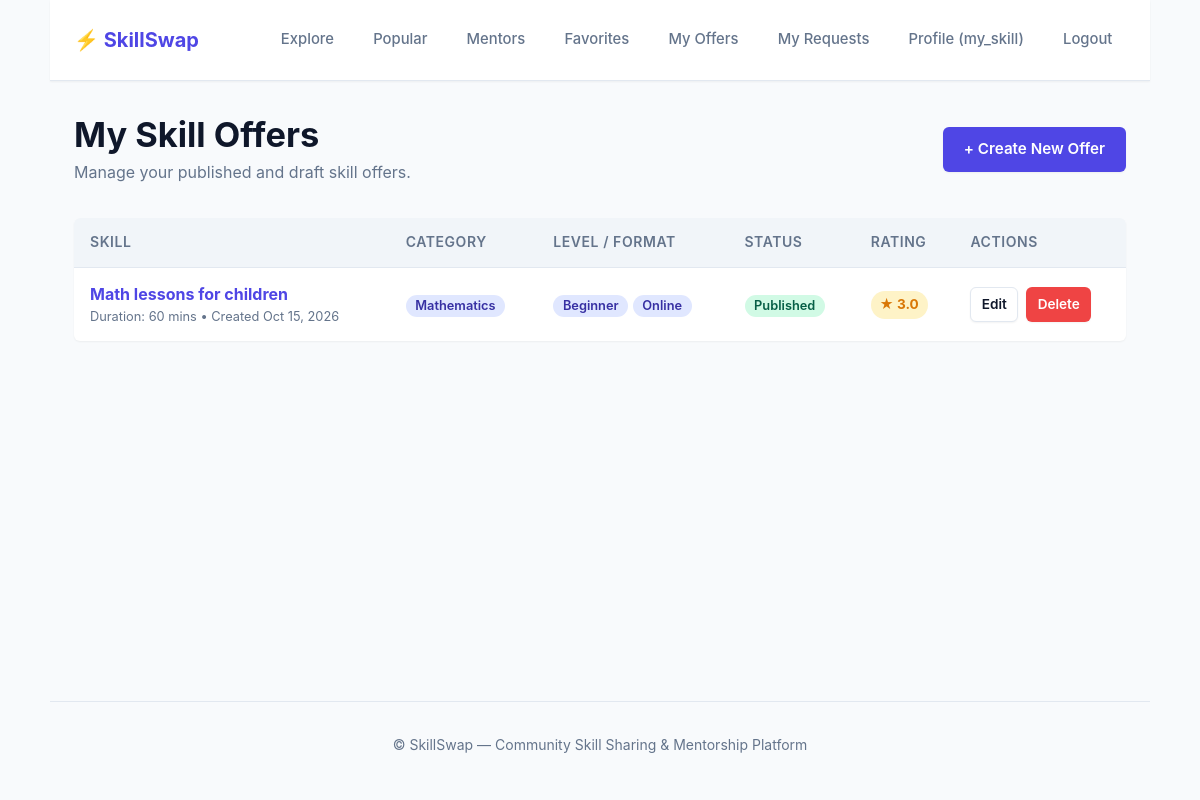
The page /my-offers/ (signed in) on the database its author committed.
### users/models.py (models this page shows, shortened)
class User(AbstractUser):
    class Role(models.TextChoices):
        SUPER_ADMIN = 'super_admin', 'Super Admin'
        ADMIN = 'admin', 'Admin'
        USER = 'user', 'User'
    objects = CustomUserManager()
    role = models.CharField(
        max_length=20,
        choices=Role.choices,
        default=Role.USER
    )
    avatar = CloudinaryField(
        "avatar",
        blank=True,
        null=True
    )
    bio = models.TextField(
        "About me",
        blank=True
    )
    is_banned = models.BooleanField(
        "Banned",
        default=False
    )
    class Meta:
        verbose_name = "User"
        verbose_name_plural = "Users"
        ordering = ['-date_joined']
    @property
    def is_super_admin(self):
        return self.role == self.Role.SUPER_ADMIN or self.is_superuser
    @property
    def is_admin_user(self):
        return self.role in [self.Role.ADMIN, self.Role.SUPER_ADMIN] or self.is_superuser
    @property
    def can_create_offers(self):
        return self.is_authenticated and not self.is_banned

### offers/models.py (models this page shows, shortened)
class Offer(models.Model):
    author = models.ForeignKey(
        settings.AUTH_USER_MODEL,
        on_delete=models.CASCADE,
        related_name='offers',
        verbose_name="Author"
    )
    category = models.ForeignKey(
        Category,
        on_delete=models.PROTECT,
        related_name='offers',
        verbose_name="Category"
    )
    level = models.ForeignKey(
        Level,
        on_delete=models.PROTECT,
        related_name='offers',
        verbose_name="Level"
    )
    format = models.ForeignKey(
        Format,
        on_delete=models.PROTECT,
        related_name='offers',
        verbose_name="Format"
    )
    status = models.ForeignKey(
        Status,
        on_delete=models.PROTECT,
        related_name='offers',
        verbose_name="Status"
    )
    title = models.CharField("Title", max_length=200)
    description = models.TextField("Description")
    cover_image = CloudinaryField(
        "cover_image",
        blank=True,
        null=True
    )
    duration_minutes = models.PositiveIntegerField(
        "Duration (minutes)",
        default=60,
        help_text="Duration of lesson in minutes"
    )
    created_at = models.DateTimeField("Created at", auto_now_add=True)
    updated_at = models.DateTimeField("Updated at", auto_now=True)
    class Meta:
        verbose_name = "Offer"
        verbose_name_plural = "Offers"
        ordering = ['-created_at']
    @property
    def average_rating(self):
        if hasattr(self, 'avg_rating') and self.avg_rating is not None:
            return round(self.avg_rating, 1)
        result = self.reviews.aggregate(models.Avg('rating'))['rating__avg']
        return round(result, 1) if result is not None else None

class Category(models.Model):
    name = models.CharField("Name", max_length=100, unique=True)
    slug = models.SlugField("Slug", max_length=100, unique=True, blank=True)
    description = models.TextField("Description", blank=True)
    class Meta:
        verbose_name = "Category"
        verbose_name_plural = "Categories"
        ordering = ['name']

class Level(models.Model):
    name = models.CharField("Name", max_length=100, unique=True)
    slug = models.SlugField("Slug", max_length=100, unique=True, blank=True)
    class Meta:
        verbose_name = "Level"
        verbose_name_plural = "Levels"
        ordering = ['name']

class Format(models.Model):
    name = models.CharField("Name", max_length=100, unique=True)
    slug = models.SlugField("Slug", max_length=100, unique=True, blank=True)
    class Meta:
        verbose_name = "Format"
        verbose_name_plural = "Formats"
        ordering = ['name']

class Status(models.Model):
    name = models.CharField("Name", max_length=100, unique=True)
    slug = models.SlugField("Slug", max_length=100, unique=True, blank=True)
    class Meta:
        verbose_name = "Status"
        verbose_name_plural = "Statuses"
        ordering = ['name']

### offers/views.py (the view)
# urls.py: path('my-offers/', views.my_offers_view, name='my_offers'),
@login_required
def my_offers_view(request):
    offers = (
        request.user.offers.select_related('category', 'level', 'format', 'status')
        .order_by('-created_at')
    )
    return render(request, 'offers/my_offers.html', {'offers': offers})

### offers/templates/offers/my_offers.html (shortened to what this page needs)
{% extends 'base.html' %}
{% block content %}
<div style="display: flex; justify-content: space-between; align-items: center; margin-bottom: 2rem; flex-wrap: wrap; gap: 1rem;">
    <div>
        <h1 style="margin: 0;">My Skill Offers</h1>
        <p style="color: var(--text-muted); margin: 0.25rem 0 0 0;">Manage your published and draft skill offers.</p>
    </div>
    {% if user.can_create_offers %}
        <a href="{% url 'offer_create' %}" class="button">+ Create New Offer</a>
    {% else %}
        <span class="badge badge-danger">Account Restricted</span>
    {% endif %}
</div>
{% if offers %}
    <table>
        <thead>
            <tr>
                <th>Skill</th>
                <th>Category</th>
                <th>Level / Format</th>
                <th>Status</th>
                <th>Rating</th>
                <th>Actions</th>
            </tr>
        </thead>
        <tbody>
            {% for offer in offers %}
                <tr>
                    <td>
                        <strong><a href="{% url 'offer_detail' offer.pk %}">{{ offer.title }}</a></strong>
                        <div style="font-size: 0.8rem; color: var(--text-muted);">
                            Duration: {{ offer.duration_minutes }} mins &bull; Created {{ offer.created_at|date:"M d, Y" }}
                        </div>
                    </td>
                    <td><mark>{{ offer.category.name }}</mark></td>
                    <td>
                        <span class="badge">{{ offer.level.name }}</span>
                        <span class="badge">{{ offer.format.name }}</span>
                    </td>
                    <td>
                        {% if offer.status.slug == 'published' %}
                            <span class="badge badge-success">{{ offer.status.name }}</span>
                        {% elif offer.status.slug == 'pending' %}
                            <span class="badge badge-warning">Pending Review</span>
                        {% elif offer.status.slug == 'rejected' %}
                            <span class="badge badge-danger">{{ offer.status.name }}</span>
                        {% else %}
                            <span class="badge">{{ offer.status.name }}</span>
                        {% endif %}
                    </td>
                    <td>
                        {% if offer.average_rating %}
                            <span class="rating-pill">★ {{ offer.average_rating }}</span>
                        {% else %}
                            <small style="color: var(--text-muted);">—</small>
                        {% endif %}
                    </td>
                    <td>
                        <div style="display: flex; gap: 0.5rem; align-items: center;">
                            <a href="{% url 'offer_edit' offer.pk %}" class="button secondary" style="padding: 0.35rem 0.65rem; font-size: 0.85rem;">Edit</a>
                            <a href="{% url 'offer_delete' offer.pk %}" class="button danger" style="padding: 0.35rem 0.65rem; font-size: 0.85rem;">Delete</a>
                        </div>
                    </td>
                </tr>
            {% endfor %}
        </tbody>
    </table>
{% endif %}
{% endblock %}

### templates/base.html (shortened to what this page needs)
{% load static %}
<!DOCTYPE html>
<html lang="en">
<head>
    <link rel="stylesheet" href="{% static 'css/style.css' %}">
</head>
<body>
    <header>
        <nav>
            <strong><a href="{% url 'explore' %}" class="logo">⚡ SkillSwap</a></strong>
            <ul>
                <li><a href="{% url 'explore' %}">Explore</a></li>
                <li><a href="{% url 'popular' %}">Popular</a></li>
                <li><a href="{% url 'mentors' %}">Mentors</a></li>
                {% if user.is_authenticated %}
                    <li><a href="{% url 'favorites' %}">Favorites</a></li>
                    <li><a href="{% url 'my_offers' %}">My Offers</a></li>
                    <li><a href="{% url 'my_requests' %}">My Requests</a></li>
                    <li><a href="{% url 'profile' %}">Profile ({{ user.username }})</a></li>
                    <li><a href="{% url 'logout' %}">Logout</a></li>
                {% else %}
                    <li><a href="{% url 'login' %}">Login</a></li>
                    <li><a href="{% url 'register' %}" class="button" style="padding: 0.35rem 0.85rem; font-size: 0.875rem;">Register</a></li>
                {% endif %}
            </ul>
        </nav>
    </header>
    <main>
        {% block content %}
        {% endblock %}
    </main>
    <footer>
        <p>&copy; SkillSwap — Community Skill Sharing & Mentorship Platform</p>
    </footer>
</body>
</html>

### static/css/style.css (style rules this page uses)
:root { --font-family: -apple-system, BlinkMacSystemFont, "Segoe UI", Roboto, "Helvetica Neue", Arial, sans-serif; --bg: #f8fafc; --surface: #ffffff; --surface-alt: #f1f5f9; --border: #e2e8f0; --border-focus: #6366f1; --text: #0f172a; --text-muted: #64748b; --text-inverse: #ffffff; --primary: #4f46e5; --primary-hover: #4338ca; --primary-light: #e0e7ff; --primary-text: #3730a3; --success: #10b981; --success-light: #d1fae5; --success-text: #065f46; --warning: #f59e0b; --warning-light: #fef3c7; --warning-text: #92400e; --danger: #ef4444; --danger-light: #fee2e2; --danger-text: #991b1b; --radius-sm: 6px; --radius-md: 10px; --radius-lg: 16px; --radius-full: 9999px; --shadow-sm: 0 1px 2px 0 rgb(0 0 0 / 0.05); --shadow-md: 0 4px 6px -1px rgb(0 0 0 / 0.08), 0 2px 4px -2px rgb(0 0 0 / 0.06); --shadow-lg: 0 10px 15px -3px rgb(0 0 0 / 0.08), 0 4px 6px -4px rgb(0 0 0 / 0.04); --max-width: 1100px; }
*, *::before, *::after { box-sizing: border-box; }
html { font-size: 16px; scroll-behavior: smooth; }
body { margin: 0; padding: 0; font-family: var(--font-family); background-color: var(--bg); color: var(--text); line-height: 1.6; -webkit-font-smoothing: antialiased; }
body > header, body > main, body > footer { width: 100%; max-width: var(--max-width); margin-left: auto; margin-right: auto; padding-left: 1.5rem; padding-right: 1.5rem; }
header { padding-top: 1.25rem; padding-bottom: 1.25rem; border-bottom: 1px solid var(--border); background-color: var(--surface); position: sticky; top: 0; z-index: 50; box-shadow: var(--shadow-sm); }
nav { display: flex; align-items: center; justify-content: space-between; flex-wrap: wrap; gap: 1rem; }
nav ul { display: flex; align-items: center; list-style: none; margin: 0; padding: 0; gap: 0.75rem; flex-wrap: wrap; }
nav a { display: inline-flex; align-items: center; padding: 0.5rem 0.85rem; font-size: 0.925rem; font-weight: 500; color: var(--text-muted); text-decoration: none; border-radius: var(--radius-sm); transition: all 0.15s ease-in-out; }
nav strong a, nav a.logo { font-size: 1.25rem; font-weight: 700; color: var(--primary); padding: 0.25rem 0; background: transparent !important; }
main { padding-top: 2rem; padding-bottom: 4rem; min-height: calc(100vh - 180px); }
h1, h2, h3, h4, h5, h6 { color: var(--text); font-weight: 700; line-height: 1.25; margin-top: 1.5rem; margin-bottom: 0.75rem; }
h1 { font-size: 2.15rem; margin-top: 0; }
p { margin-top: 0; margin-bottom: 1rem; }
a { color: var(--primary); text-decoration: none; transition: color 0.15s ease-in-out; }
button, input[type="button"], input[type="submit"], input[type="reset"], a.button { display: inline-flex; align-items: center; justify-content: center; gap: 0.5rem; padding: 0.6rem 1.25rem; font-size: 0.95rem; font-weight: 600; font-family: inherit; color: var(--text-inverse); background-color: var(--primary); border: 1px solid transparent; border-radius: var(--radius-sm); cursor: pointer; text-decoration: none !important; transition: all 0.15s ease; box-shadow: var(--shadow-sm); }
button.secondary, a.button.secondary { background-color: var(--surface); color: var(--text); border-color: var(--border); }
button.danger, a.button.danger { background-color: var(--danger); color: #fff; }
mark, code, .badge { display: inline-flex; align-items: center; padding: 0.2rem 0.6rem; font-size: 0.8rem; font-weight: 600; border-radius: var(--radius-full); background-color: var(--primary-light); color: var(--primary-text); line-height: 1.2; }
.badge-success, mark.success { background-color: var(--success-light); color: var(--success-text); }
.rating-pill { display: inline-flex; align-items: center; gap: 0.25rem; font-weight: 700; color: #d97706; background-color: #fef3c7; padding: 0.2rem 0.55rem; border-radius: var(--radius-full); font-size: 0.85rem; }
table { width: 100%; border-collapse: collapse; margin-bottom: 1.5rem; background-color: var(--surface); border-radius: var(--radius-sm); overflow: hidden; box-shadow: var(--shadow-sm); }
th, td { padding: 0.85rem 1rem; text-align: left; border-bottom: 1px solid var(--border); }
th { background-color: var(--surface-alt); font-weight: 600; font-size: 0.875rem; color: var(--text-muted); text-transform: uppercase; letter-spacing: 0.04em; }
tr:last-child td { border-bottom: none; }
footer { padding-top: 2rem; padding-bottom: 2rem; border-top: 1px solid var(--border); color: var(--text-muted); font-size: 0.875rem; text-align: center; }

### rows shown on the page
User: username "my_skill"
Offer: title "Math lessons for children", duration_minutes "60", created_at "Oct 15, 2026", category.name "Mathematics", level.name "Beginner", format.name "Online", status.name "Published", average_rating "3.0"
